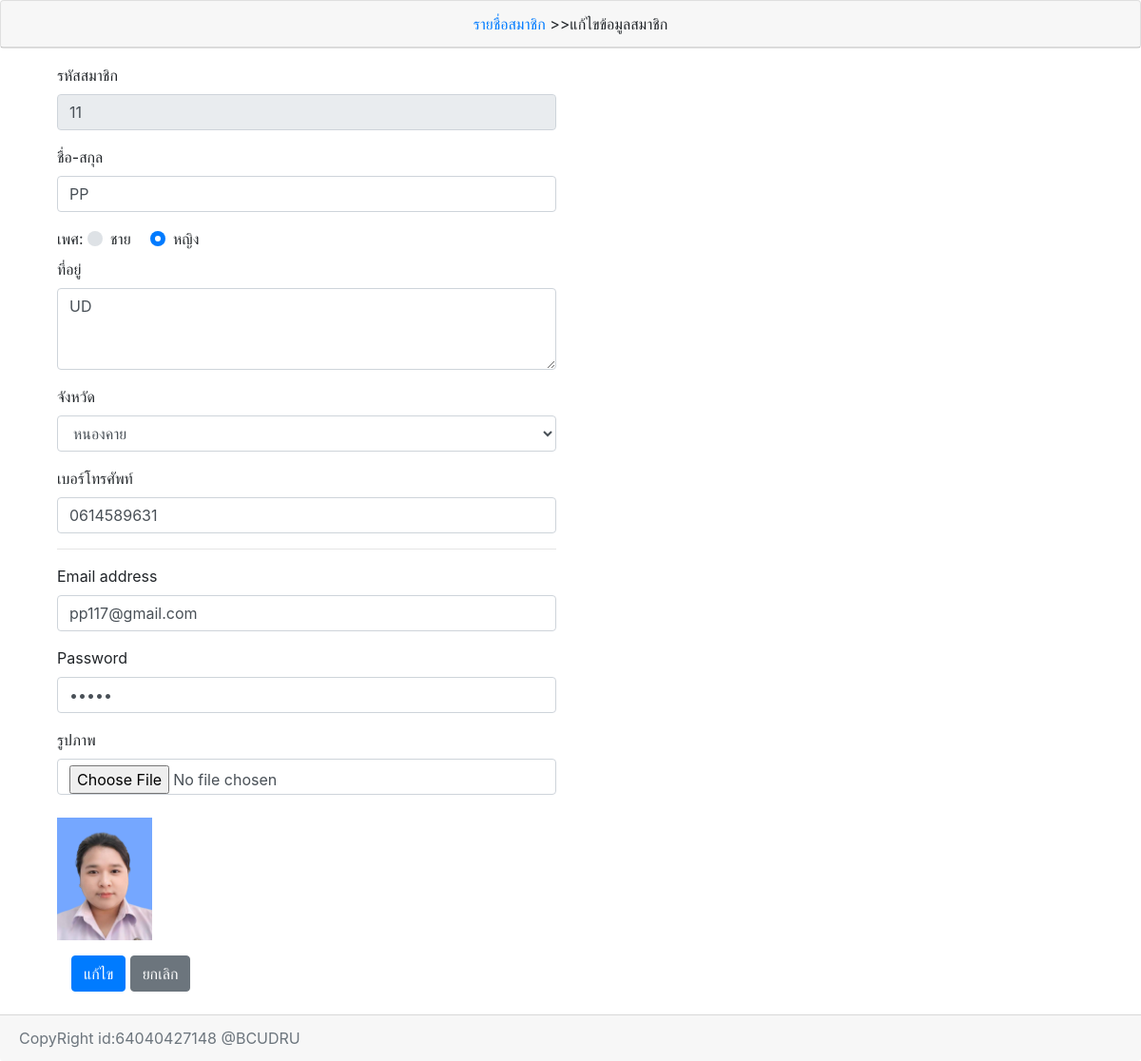
The page /member-editFontend.php?mid=11 on the database its author committed.
### tables this page shows
CREATE TABLE `tb_member` (
  `mid` int(10) NOT NULL,
  `mname` varchar(255) DEFAULT NULL,
  `mgender` char(2) DEFAULT NULL,
  `maddress` text,
  `mprovince` varchar(255) DEFAULT NULL,
  `mphone` varchar(50) DEFAULT NULL,
  `memail` varchar(255) DEFAULT NULL,
  `mpass` varchar(255) DEFAULT NULL,
  `mpicture` varchar(255) DEFAULT NULL
);

### member-editFontend.php (the view, shortened to what this page needs)
<?php include("conn.php"); ?>
<!DOCTYPE html>
<html lang="en" dir="ltr">
  <head>
    <link rel="stylesheet" href="https://stackpath.bootstrapcdn.com/bootstrap/4.1.3/css/bootstrap.min.css">
  </head>
  <body>
    <?php
        if(isset($_GET['mid'])){
            $mid = $_GET['mid'];
          $table = "tb_member";
          $sql_select="SELECT * FROM $table WHERE mid='$mid'";
          $result = mysqli_query($conn, $sql_select);
          $row = mysqli_fetch_array($result);
         }
    ?>
      <div class="card text-center">
      <div class="card-header">
        <div class="label"><a href="member_list.php">รายชื่อสมาชิก</a> >>แก้ไขข้อมูลสมาชิก</div>
      </div>
    </div>
    <P>
  <div class="container">
    <form action=""  method="post" enctype="multipart/form-data" class="col-6">
    <div class="form-group">
        <label>รหัสสมาชิก</label>
        <input type="text" name="mid" class="form-control" id="text" readonly value="<?=$row[0]?>">
     </div>
      <div class="form-group">
        <label>ชื่อ-สกุล</label>
        <input type="text" name="mname" class="form-control" id="text" placeholder="กรอกชื่อ-นามสกุล" value="<?=$row[1]; ?>" required>
      </div>
      <div class="form-group">
        <label for="">เพศ:</label>
        <div class="custom-control custom-radio custom-control-inline">
          <label class="custom-control-label" for="customRadioInline1">ชาย</label>
        </div>
        <div class="custom-control custom-radio custom-control-inline">
          <label class="custom-control-label" for="customRadioInline2">หญิง</label>
        </div>
        <div class="form-group">
          <label for="exampleFormControlTextarea1">ที่อยู่</label>
          <textarea class="form-control" name="maddress" rows="3"><?=$row[3]?></textarea>
        </div>
        <div class="form-group">
          <label>จังหวัด</label>
          <select name="mprovince" class="form-control" id="select">
                 <option value="หนองคาย"
                 <?php if($row[4]=="หนองคาย"){echo "selected";}?>>หนองคาย </option>
          </select>
        </div>
      </div>
      <div class="form-group">
        <label>เบอร์โทรศัพท์</label>
        <input type="text" name="mphone" class="form-control" id="text" placeholder="กรอกเบอร์โทรศัพท์" value="<?=$row[5]; ?>" required >
          <hr>
          </div>
          <div class="form-group">
            <label>Email address</label>
            <input type="email" name="memail" class="form-control" id="email" placeholder="name@example.com" value="<?=$row[6]; ?>">
          </div>
          <div class="form-group">
            <label>Password</label>
            <input type="password" name="mpass" class="form-control" id="text" placeholder="password" value="<?=$row[7]; ?>" required>
          </div>
          <div class="form-group">
            <label>รูปภาพ</label>
            <input type="file" name="mpicture" class="form-control" id="text">
            <br>
          <img src="picture/<?=$row[8]?>" alt="" width="100px">
          </div>
          <div class="formgroup">
            <div class="col-8">
            <button type="submit" class="btn btn-primary">แก้ไข</button>
            <button type="cancel" class="btn btn-secondary ">ยกเลิก</button>
              </div>
          </div>
        </form>
        </div>
        <br>
    <div class="card-footer text-muted">
      CopyRight id:64040427148 @BCUDRU
   </div>
  </body>
</html>

### rows shown on the page
tb_member: mid "11", mname "PP", maddress "UD", mprovince "หนองคาย", mphone "0614589631", memail "pp117@gmail.com", mpicture (picture)
